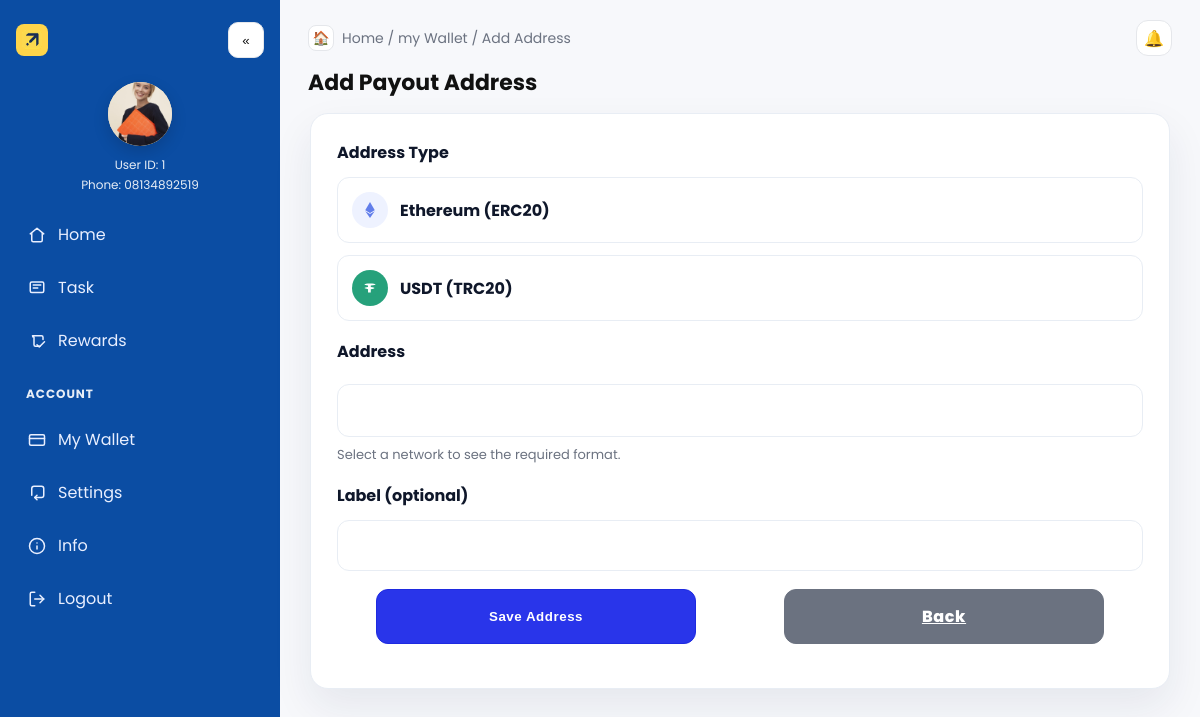
The app's page /withdraw/address/add/ (signed in) with its own data.
### main/models.py (models this page shows, shortened)
class CustomUser(AbstractUser):
    username = None
    phone = models.CharField(max_length=20, unique=True)
    invitation_code = models.CharField(max_length=50, blank=True, null=True)
    nickname   = models.CharField(max_length=50, blank=True)
    avatar     = models.ImageField(upload_to="avatars/%Y/%m/", blank=True, null=True)
    avatar_url = models.URLField(blank=True, null=True, validators=[URLValidator()])
    signup_ip = models.GenericIPAddressField(blank=True, null=True)
    signup_country = models.CharField(max_length=100, blank=True, null=True)
    last_login_ip = models.GenericIPAddressField(blank=True, null=True)
    last_login_country = models.CharField(max_length=100, blank=True, null=True)
    USERNAME_FIELD = "phone"
    REQUIRED_FIELDS = []
    objects = CustomUserManager()

### main/views.py (the view)
# urls.py: path("withdraw/address/add/", views.add_address, name="withdraw_add_address"),
@login_required
def add_address(request):
    if request.method == "POST":
        form = AddressForm(request.user, request.POST)
        if form.is_valid():
            cd = form.cleaned_data
            try:
                with transaction.atomic():
                    qs = (PayoutAddress.objects
                          .select_for_update()
                          .filter(user=request.user, address_type=cd["address_type"])
                          .order_by("-created_at", "-id"))
                    if qs.exists():
                        primary = qs.first()
                        dup_ids = list(qs.values_list("pk", flat=True))[1:]
                        if dup_ids:
                            PayoutAddress.objects.filter(pk__in=dup_ids).delete()
                        primary.address = cd["address"]
                        primary.label = cd.get("label", "") or ""
                        primary.is_verified = True
                        primary.save()
                        addr, created = primary, False
                    else:
                        addr = PayoutAddress.objects.create(
                            user=request.user,
                            address_type=cd["address_type"],
                            address=cd["address"],
                            label=cd.get("label", "") or "",
                            is_verified=True,
                        )
                        created = True
                messages.success(request, "Payout address added." if created else "Payout address updated.")
                nxt = request.GET.get("next") or reverse("withdrawal")
                return redirect(f"{nxt}?address={addr.id}")
            except IntegrityError:
                messages.error(request, "Could not save your payout address due to a conflict. Please try again.")
    else:
        form = AddressForm(request.user)
    return render(request, "meta_search/address_add.html", {"form": form})

### main/forms.py (shortened to what this page needs)
class AddressForm(forms.ModelForm):
    class Meta:
        model = PayoutAddress
        fields = ["address_type", "address", "label"]
    def __init__(self, user, *args, **kwargs):
        super().__init__(*args, **kwargs)
        self.user = user  # needed to assign on save

### templates/meta_search/address_add.html (shortened to what this page needs)
{% extends "base_user.html" %}
{% load static %}
{% block breadcrumb %}Home / my Wallet / Add Address{% endblock %}
{% block extra_head %}
  <link rel="stylesheet" href="{% static 'meta_search/add_address.css' %}">
  <link rel="stylesheet" href="https://cdnjs.cloudflare.com/ajax/libs/font-awesome/6.5.0/css/all.min.css">
{% endblock %}
{% block content %}
  <div class="page-with-mobile-back">
    <div class="page-header">
      <h1 class="page-title">Add Payout Address</h1>
    </div>
  </div>
<section class="wdw">
  <div class="shell">
    <div class="card">
      <div class="inner">
        <form method="post" action="">
          <div class="group">
            <div class="section-title">Address Type</div>
            <div class="method" id="methodPills">
              {% for val, label in form.address_type.field.choices %}
                {% if val == 'ETH' or val == 'TRC20' %}
                  {% with is_checked=form.address_type.value|default:form.address_type.initial %}
                    <label class="opt {% if is_checked == val %}active{% endif %}">
                      {% if val == 'ETH' %}
                        <span class="bullet eth">
                          <i class="fa-brands fa-ethereum" aria-hidden="true"></i>
                        </span>
                        <span>Ethereum (ERC20)</span>
                      {% else %}
                        <span class="bullet tether" aria-hidden="true">
                        </span>
                        <span>USDT (TRC20)</span>
                      {% endif %}
                    </label>
                  {% endwith %}
                {% endif %}
              {% endfor %}
            </div>
          </div>
          <div class="group addr-wrap">
            <div class="section-title">Address</div>
            <div class="addr {% if form.address.errors %}error{% endif %}" id="addrRow">
              {{ form.address }}
            </div>
            <div id="addrHint" class="muted">Select a network to see the required format.</div>
          </div>
          <div class="group">
            <div class="section-title">Label (optional)</div>
            {{ form.label }}
          </div>
          <div class="group" style="display:flex;gap:10px;justify-content:center">
            <button class="submit" type="submit">Save Address</button>
            <a href="{% url 'withdrawal' %}" class="submit" style="background:#6b7280;border-color:#6b7280;">Back</a>
          </div>
        </form>
      </div>
    </div>
  </div>
</section>
{% endblock %}

### templates/base_user.html (shortened to what this page needs)
{% load static %}
<!DOCTYPE html>
<html lang="en">
<head>
  <link rel="stylesheet" href="{% static 'meta_search/base_user_layout.css' %}">
  {% block extra_head %}{% endblock %}
</head>
<body>
  <div class="app {% block app_classes %}{% endblock %}" id="app">
    <aside class="sidebar" id="sidebar">
      <div class="brand">
        <a class="brand-button" href="{% url 'user_dashboard' %}" title="Dashboard">
          <img src="{% static 'meta_search/images/logo_emoji.png' %}" alt="Dashboard" style="width:20px; height:20px; vertical-align:middle;">
        </a>
        <button class="sb-toggle sb-toggle-desktop" id="sbToggleDesktop" aria-label="Collapse menu" title="Collapse">«</button>
      </div>
      {% static 'meta_search/images/avatar-placeholder.png' as avatar_placeholder %}
      <div class="profile"
           title="{{ request.user.nickname|default:request.user.get_full_name|default:request.user.username }}">
        <div class="avatar">
          {% if request.user.avatar %}
            <img src="{{ request.user.avatar.url }}" alt="User avatar" width="48" height="48" loading="lazy" onerror="this.src='{{ avatar_placeholder }}'">
          {% elif request.user.avatar_url %}
            <img src="{{ request.user.avatar_url }}" alt="User avatar" width="48" height="48" loading="lazy" onerror="this.src='{{ avatar_placeholder }}'">
          {% else %}
            <img src="{{ avatar_placeholder }}" alt="User avatar" width="48" height="48" loading="lazy">
          {% endif %}
          <span class="status-dot"></span>
        </div>
        <div class="meta">
          <div class="id">User ID: {{ request.user.id }}</div>
          <div class="phone">Phone: {{ request.user.phone|default:'-' }}</div>
        </div>
      </div>
      <nav class="nav" aria-label="Sidebar">
        <a class="link {% if active_page == 'home' %}active{% endif %}" href="{% url 'user_dashboard' %}" title="Home">
          <svg viewBox="0 0 24 24" width="18" height="18" fill="none" stroke="currentColor" stroke-width="2" stroke-linecap="round" stroke-linejoin="round"><path d="M3 10.5 12 3l9 7.5"/><path d="M5 10v9a2 2 0 0 0 2 2h10a2 2 0 0 0 2-2v-9"/></svg>
          <span class="label">Home</span>
        </a>
        <a class="link {% if active_page == 'task' %}active{% endif %}" href="#" title="Task">
          <svg viewBox="0 0 24 24" width="18" height="18" fill="none" stroke="currentColor" stroke-width="2" stroke-linecap="round" stroke-linejoin="round"><rect x="3" y="4" width="18" height="14" rx="2"/><path d="M7 8h10M7 12h6"/></svg>
          <span class="label">Task</span>
        </a>
        <a class="link {% if active_page == 'rewards' %}active{% endif %}" href="#" title="Rewards">
          <svg viewBox="0 0 24 24" width="18" height="18" fill="none" stroke="currentColor" stroke-width="2" stroke-linecap="round" stroke-linejoin="round"><path d="m12 17 3 3 7-7"/><path d="M20 10V7a2 2 0 0 0-2-2H6a2 2 0 0 0 2 2v10a2 2 0 0 0 2 2h6"/></svg>
          <span class="label">Rewards</span>
        </a>
        <h6>Account</h6>
        <a class="link {% if active_page == 'wallet' %}active{% endif %}" href="{% url 'wallet' %}" title="My Wallet">
          <svg viewBox="0 0 24 24" width="18" height="18" fill="none" stroke="currentColor" stroke-width="2" stroke-linecap="round" stroke-linejoin="round"><rect x="2" y="5" width="20" height="14" rx="2"/><path d="M2 10h20"/></svg>
          <span class="label">My Wallet</span>
        </a>
        <a class="link {% if active_page == 'settings' %}active{% endif %}" href="{% url 'profile_settings' %}" title="Settings">
          <svg viewBox="0 0 24 24" width="18" height="18" fill="none" stroke="currentColor" stroke-width="2" stroke-linecap="round" stroke-linejoin="round"><path d="M12 15l-3 3 3 3"/><path d="M9 18h9a3 3 0 0 0 3-3V6a3 3 0 0 0-3-3H8a3 3 0 0 0-3 3v9"/></svg>
          <span class="label">Settings</span>
        </a>
        <a class="link {% if active_page == 'info' %}active{% endif %}" href="{% url 'info_index' %}" title="Info">
          <svg viewBox="0 0 24 24" width="18" height="18" fill="none" stroke="currentColor" stroke-width="2" stroke-linecap="round" stroke-linejoin="round"><circle cx="12" cy="12" r="10"/><path d="M12 16v-4M12 8h.01"/></svg>
          <span class="label">Info</span>
        </a>
        <div class="bottom">
          <a class="link" href="{% url 'signout' %}" title="Logout">
            <svg viewBox="0 0 24 24" width="18" height="18" fill="none" stroke="currentColor" stroke-width="2" stroke-linecap="round" stroke-linejoin="round"><path d="M9 21H5a2 2 0 0 1-2-2V5a2 2 0 0 1 2-2h4"/><polyline points="16 17 21 12 16 7"/><line x1="21" y1="12" x2="9" y2="12"/></svg>
            <span class="label">Logout</span>
          </a>
        </div>
      </nav>
    </aside>
    <main class="main">
      <div class="topbar">
        <div class="breadcrumb">
          <span class="crumb-home">🏠</span>
          <span class="dreadcrumb">
            {% block breadcrumb %}Home / setting / my wallet{% endblock %}
          </span>
        </div>
        <div class="bell" title="Announcements">
          <a href="{% url 'announcements' %}" aria-label="Announcements">🔔</a>
        </div>
      </div>
      {% block content %}{% endblock %}
    </main>
  </div>
</body>
</html>

### static/meta_search/base_user_layout.css (style rules this page uses)
:root { --blue:#0b4da3; --text:#111; --muted:#6b7280; --border:#e5e7eb; --card:#ffffff; --bg:#f7f8fb; --radius:14px; --topbar-h: 56px; }
* { box-sizing:border-box; }
html,body { height:100%; }
body { margin:0; font-family:"Poppins", system-ui, -apple-system, Segoe UI, Roboto, Helvetica, Arial, "Apple Color Emoji","Segoe UI Emoji"; color:var(--text); background:var(--bg); }
.app { display:grid; grid-template-columns:280px 1fr; min-height:100vh; }
.sidebar { background:var(--blue); color:#fff; padding:22px 16px; position:sticky; top:0; height:100vh; overflow:hidden; }
.brand { display:flex; align-items:center; gap:10px; margin-bottom:22px; }
.brand-button { height:32px; width:32px; border-radius:8px; background:#ffd54a; display:grid; place-items:center; font-weight:700; color:#111; text-decoration:none; }
.sb-toggle { border:1px solid var(--border); height:36px; width:36px; border-radius:10px; background:#fff; color:var(--text); display:grid; place-items:center; cursor:pointer; transition: transform .12s ease, box-shadow .2s ease, background-color .2s ease, border-color .2s ease; }
.profile { display:flex; flex-direction:column; align-items:center; gap:10px; margin:24px 0 18px; text-align:center; }
.avatar { height:64px; width:64px; border-radius:50%; background:#ffe6b3; overflow:hidden; position:relative; box-shadow:0 6px 16px rgba(0,0,0,.15); }
.avatar img { height:100%; width:100%; object-fit:cover; display:block; }
.status-dot { position:absolute; right:-2px; bottom:-2px; height:12px; width:12px; border-radius:50%; background:#4ade80; border:3px solid var(--blue); }
.meta { display:flex; flex-direction:column; gap:2px; }
.meta .id { font-size:12px; opacity:.9; }
.meta .phone { font-size:12px; opacity:.9; }
.nav { margin-top:18px; display:grid; gap:8px; }
.nav h6 { font-size:12px; letter-spacing:.08em; text-transform:uppercase; opacity:.9; margin:14px 10px 6px; }
.link { display:flex; align-items:center; gap:12px; padding:10px 12px; border-radius:12px; text-decoration:none; color:#e9efff; background:transparent; }
.link svg { flex:0 0 18px; min-width:18px; }
.label { white-space:nowrap; }
.bottom { margin-top:auto; }
.main { padding:28px 28px 48px; }
.topbar { display:flex; justify-content:space-between; align-items:center; margin:-8px 0 10px; gap:12px; }
.breadcrumb { display:flex; align-items:center; gap:8px; color:var(--muted); font-size:14px; }
.crumb-home { height:26px; width:26px; border:1px solid var(--border); border-radius:8px; display:grid; place-items:center; background:#fff; }
.bell { height:36px; width:36px; border:1px solid var(--border); border-radius:12px; background:#fff; display:grid; place-items:center; position:relative; }
.bell a { display:inline-block; color:inherit; text-decoration:none; }
.card { background:var(--card); border:1px solid var(--border); border-radius:var(--radius); }
.sb-toggle-desktop { display:none; }
@media (min-width: 901px) { .sb-toggle-desktop { display:inline-grid; } }
@media (min-width: 901px) { .sidebar .brand { display:flex; align-items:center; gap:10px; } }
@media (min-width: 901px) { .sb-toggle-desktop { margin-left:auto; border:1px solid var(--border); height:36px; width:36px; border-radius:10px; background:#fff; color:var(--text); display:grid; place-items:center; cursor:pointer; transition: transform .12s ease, box-shadow .2s ease, background-color .2s ease, border-color .2s ease; } }
@media (min-width:901px) { .sb-toggle-desktop { transform:translateX(0); } }

### templates/meta_search/address_add.html (style rules this page uses)
.page-with-mobile-back .page-header { display:flex; align-items:center; gap:10px; margin:0 0 14px; }
.page-with-mobile-back .page-title { margin:0; font-weight:700; font-size:22px; color:var(--text, #0f172a); }

### records on screen
CustomUser: user.avatar (picture), user.id "1", user.phone "08134892519"
